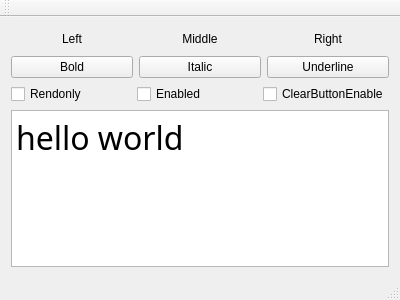
<?xml version="1.0" encoding="UTF-8"?>
<ui version="4.0">
 <class>Widget</class>
 <widget class="QMainWindow" name="Widget">
  <property name="geometry">
   <rect>
    <x>0</x>
    <y>0</y>
    <width>400</width>
    <height>300</height>
   </rect>
  </property>
  <property name="windowTitle">
   <string>Widget</string>
  </property>
  <widget class="QWidget" name="centralWidget">
   <layout class="QVBoxLayout" name="verticalLayout">
    <item>
     <layout class="QHBoxLayout" name="horizontalLayout">
      <item>
       <widget class="QPushButton" name="leftBtn">
        <property name="text">
         <string>Left</string>
        </property>
        <property name="icon">
         <iconset resource="res.qrc">
          <normaloff>:/icons/image/left.png</normaloff>:/icons/image/left.png</iconset>
        </property>
        <property name="checkable">
         <bool>true</bool>
        </property>
        <property name="autoExclusive">
         <bool>true</bool>
        </property>
        <property name="flat">
         <bool>true</bool>
        </property>
       </widget>
      </item>
      <item>
       <widget class="QPushButton" name="middleBtn">
        <property name="text">
         <string>Middle</string>
        </property>
        <property name="icon">
         <iconset resource="res.qrc">
          <normaloff>:/icons/image/middle.png</normaloff>:/icons/image/middle.png</iconset>
        </property>
        <property name="checkable">
         <bool>true</bool>
        </property>
        <property name="autoExclusive">
         <bool>true</bool>
        </property>
        <property name="flat">
         <bool>true</bool>
        </property>
       </widget>
      </item>
      <item>
       <widget class="QPushButton" name="rightBtn">
        <property name="text">
         <string>Right</string>
        </property>
        <property name="icon">
         <iconset resource="res.qrc">
          <normaloff>:/icons/image/right.jpg</normaloff>:/icons/image/right.jpg</iconset>
        </property>
        <property name="checkable">
         <bool>true</bool>
        </property>
        <property name="autoExclusive">
         <bool>true</bool>
        </property>
        <property name="flat">
         <bool>true</bool>
        </property>
       </widget>
      </item>
     </layout>
    </item>
    <item>
     <layout class="QHBoxLayout" name="horizontalLayout_2">
      <item>
       <widget class="QPushButton" name="boldBtn">
        <property name="text">
         <string>Bold</string>
        </property>
        <property name="icon">
         <iconset resource="res.qrc">
          <normaloff>:/icons/image/B.ico</normaloff>:/icons/image/B.ico</iconset>
        </property>
        <property name="checkable">
         <bool>true</bool>
        </property>
       </widget>
      </item>
      <item>
       <widget class="QPushButton" name="italicBtn">
        <property name="text">
         <string>Italic</string>
        </property>
        <property name="icon">
         <iconset resource="res.qrc">
          <normaloff>:/icons/image/I.png</normaloff>:/icons/image/I.png</iconset>
        </property>
        <property name="checkable">
         <bool>true</bool>
        </property>
       </widget>
      </item>
      <item>
       <widget class="QPushButton" name="underlineBtn">
        <property name="text">
         <string>Underline</string>
        </property>
        <property name="icon">
         <iconset resource="res.qrc">
          <normaloff>:/icons/image/U.png</normaloff>:/icons/image/U.png</iconset>
        </property>
        <property name="checkable">
         <bool>true</bool>
        </property>
       </widget>
      </item>
     </layout>
    </item>
    <item>
     <layout class="QHBoxLayout" name="horizontalLayout_3">
      <item>
       <widget class="QCheckBox" name="rendonly">
        <property name="text">
         <string>Rendonly</string>
        </property>
       </widget>
      </item>
      <item>
       <widget class="QCheckBox" name="enabled">
        <property name="text">
         <string>Enabled</string>
        </property>
       </widget>
      </item>
      <item>
       <widget class="QCheckBox" name="clearbtn">
        <property name="text">
         <string>ClearButtonEnable</string>
        </property>
       </widget>
      </item>
     </layout>
    </item>
    <item>
     <widget class="QTextEdit" name="textEdit">
      <property name="font">
       <font>
        <family>Bahnschrift SemiCondensed</family>
        <pointsize>24</pointsize>
       </font>
      </property>
      <property name="html">
       <string>&lt;!DOCTYPE HTML PUBLIC &quot;-//W3C//DTD HTML 4.0//EN&quot; &quot;http://www.w3.org/TR/REC-html40/strict.dtd&quot;&gt;
&lt;html&gt;&lt;head&gt;&lt;meta name=&quot;qrichtext&quot; content=&quot;1&quot; /&gt;&lt;style type=&quot;text/css&quot;&gt;
p, li { white-space: pre-wrap; }
&lt;/style&gt;&lt;/head&gt;&lt;body style=&quot; font-family:'Bahnschrift SemiCondensed'; font-size:24pt; font-weight:400; font-style:normal;&quot;&gt;
&lt;p style=&quot; margin-top:0px; margin-bottom:0px; margin-left:0px; margin-right:0px; -qt-block-indent:0; text-indent:0px;&quot;&gt;hello world&lt;/p&gt;&lt;/body&gt;&lt;/html&gt;</string>
      </property>
     </widget>
    </item>
   </layout>
  </widget>
  <widget class="QMenuBar" name="menuBar">
   <property name="geometry">
    <rect>
     <x>0</x>
     <y>0</y>
     <width>400</width>
     <height>17</height>
    </rect>
   </property>
  </widget>
  <widget class="QToolBar" name="mainToolBar">
   <attribute name="toolBarArea">
    <enum>TopToolBarArea</enum>
   </attribute>
   <attribute name="toolBarBreak">
    <bool>false</bool>
   </attribute>
  </widget>
  <widget class="QStatusBar" name="statusBar"/>
 </widget>
 <layoutdefault spacing="6" margin="11"/>
 <resources>
  <include location="res.qrc"/>
 </resources>
 <connections/>
</ui>
